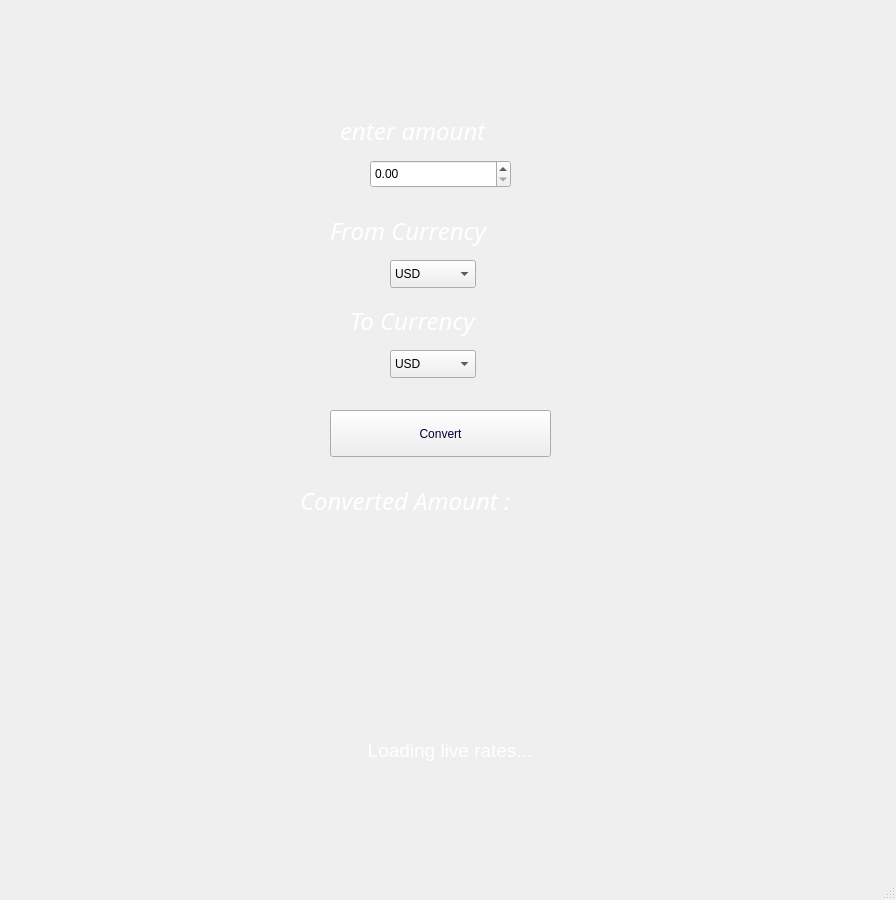
<?xml version="1.0" encoding="UTF-8"?>
<ui version="4.0">
 <class>MainWindow</class>
 <widget class="QMainWindow" name="MainWindow">
  <property name="geometry">
   <rect>
    <x>0</x>
    <y>0</y>
    <width>896</width>
    <height>900</height>
   </rect>
  </property>
  <property name="windowTitle">
   <string>MainWindow</string>
  </property>
  <widget class="QWidget" name="centralwidget">
   <widget class="QLabel" name="label">
    <property name="geometry">
     <rect>
      <x>-6</x>
      <y>-5</y>
      <width>901</width>
      <height>910</height>
     </rect>
    </property>
    <property name="text">
     <string/>
    </property>
    <property name="pixmap">
     <pixmap>Background2.jpg</pixmap>
    </property>
    <property name="scaledContents">
     <bool>true</bool>
    </property>
   </widget>
   <widget class="QLabel" name="label_2">
    <property name="geometry">
     <rect>
      <x>340</x>
      <y>110</y>
      <width>201</width>
      <height>41</height>
     </rect>
    </property>
    <property name="font">
     <font>
      <family>Sitka</family>
      <pointsize>18</pointsize>
      <weight>50</weight>
      <italic>true</italic>
      <bold>false</bold>
     </font>
    </property>
    <property name="styleSheet">
     <string notr="true">color: rgb(255, 255, 255);
font: italic 18pt &quot;Sitka&quot;;</string>
    </property>
    <property name="text">
     <string>enter amount</string>
    </property>
   </widget>
   <widget class="QDoubleSpinBox" name="SpinBox_amount">
    <property name="geometry">
     <rect>
      <x>370</x>
      <y>160</y>
      <width>141</width>
      <height>28</height>
     </rect>
    </property>
    <property name="styleSheet">
     <string notr="true">font: 10pt &quot;MS Shell Dlg 2&quot;;</string>
    </property>
   </widget>
   <widget class="QLabel" name="label_3">
    <property name="geometry">
     <rect>
      <x>330</x>
      <y>210</y>
      <width>221</width>
      <height>41</height>
     </rect>
    </property>
    <property name="font">
     <font>
      <family>Sitka</family>
      <pointsize>18</pointsize>
      <weight>50</weight>
      <italic>true</italic>
      <bold>false</bold>
     </font>
    </property>
    <property name="styleSheet">
     <string notr="true">color: rgb(255, 255, 255);
font: italic 18pt &quot;Sitka&quot;;</string>
    </property>
    <property name="text">
     <string>From Currency</string>
    </property>
   </widget>
   <widget class="QComboBox" name="comboBox_from">
    <property name="geometry">
     <rect>
      <x>390</x>
      <y>260</y>
      <width>86</width>
      <height>28</height>
     </rect>
    </property>
    <item>
     <property name="text">
      <string>USD</string>
     </property>
    </item>
    <item>
     <property name="text">
      <string>EUR</string>
     </property>
    </item>
    <item>
     <property name="text">
      <string>TRY</string>
     </property>
    </item>
    <item>
     <property name="text">
      <string>SYP</string>
     </property>
    </item>
   </widget>
   <widget class="QLabel" name="label_4">
    <property name="geometry">
     <rect>
      <x>350</x>
      <y>300</y>
      <width>181</width>
      <height>41</height>
     </rect>
    </property>
    <property name="font">
     <font>
      <family>Sitka</family>
      <pointsize>18</pointsize>
      <weight>50</weight>
      <italic>true</italic>
      <bold>false</bold>
     </font>
    </property>
    <property name="styleSheet">
     <string notr="true">color: rgb(255, 255, 255);
font: italic 18pt &quot;Sitka&quot;;</string>
    </property>
    <property name="text">
     <string>To Currency</string>
    </property>
   </widget>
   <widget class="QComboBox" name="comboBox_to">
    <property name="geometry">
     <rect>
      <x>390</x>
      <y>350</y>
      <width>86</width>
      <height>28</height>
     </rect>
    </property>
    <item>
     <property name="text">
      <string>USD</string>
     </property>
    </item>
    <item>
     <property name="text">
      <string>EUR</string>
     </property>
    </item>
    <item>
     <property name="text">
      <string>TRY</string>
     </property>
    </item>
    <item>
     <property name="text">
      <string>SYP</string>
     </property>
    </item>
   </widget>
   <widget class="QPushButton" name="Button_convert">
    <property name="geometry">
     <rect>
      <x>330</x>
      <y>410</y>
      <width>221</width>
      <height>47</height>
     </rect>
    </property>
    <property name="styleSheet">
     <string notr="true">color: rgb(3, 0, 59);
font: 87 12pt &quot;Arial Black&quot;;</string>
    </property>
    <property name="text">
     <string>Convert</string>
    </property>
   </widget>
   <widget class="QLabel" name="label_5">
    <property name="geometry">
     <rect>
      <x>300</x>
      <y>480</y>
      <width>291</width>
      <height>41</height>
     </rect>
    </property>
    <property name="font">
     <font>
      <family>Sitka</family>
      <pointsize>18</pointsize>
      <weight>50</weight>
      <italic>true</italic>
      <bold>false</bold>
     </font>
    </property>
    <property name="styleSheet">
     <string notr="true">color: rgb(255, 255, 255);
font: italic 18pt &quot;Sitka&quot;;</string>
    </property>
    <property name="text">
     <string>Converted Amount :</string>
    </property>
   </widget>
   <widget class="QLabel" name="label_result">
    <property name="geometry">
     <rect>
      <x>340</x>
      <y>530</y>
      <width>221</width>
      <height>41</height>
     </rect>
    </property>
    <property name="font">
     <font>
      <family>Arial Black</family>
      <pointsize>12</pointsize>
      <weight>10</weight>
      <italic>false</italic>
      <bold>false</bold>
     </font>
    </property>
    <property name="styleSheet">
     <string notr="true">color: rgb(255, 255, 255);
font: 87 12pt &quot;Arial Black&quot;;</string>
    </property>
    <property name="text">
     <string/>
    </property>
    <property name="alignment">
     <set>Qt::AlignCenter</set>
    </property>
   </widget>
   <widget class="QLabel" name="label_live_rates">
    <property name="geometry">
     <rect>
      <x>200</x>
      <y>600</y>
      <width>500</width>
      <height>300</height>
     </rect>
    </property>
    <property name="styleSheet">
     <string notr="true">color: white; font: 14pt;</string>
    </property>
    <property name="text">
     <string>Loading live rates...</string>
    </property>
    <property name="alignment">
     <set>Qt::AlignCenter</set>
    </property>
   </widget>
  </widget>
  <widget class="QMenuBar" name="menubar">
   <property name="geometry">
    <rect>
     <x>0</x>
     <y>0</y>
     <width>896</width>
     <height>26</height>
    </rect>
   </property>
  </widget>
  <widget class="QStatusBar" name="statusbar"/>
 </widget>
 <resources/>
 <connections/>
</ui>
